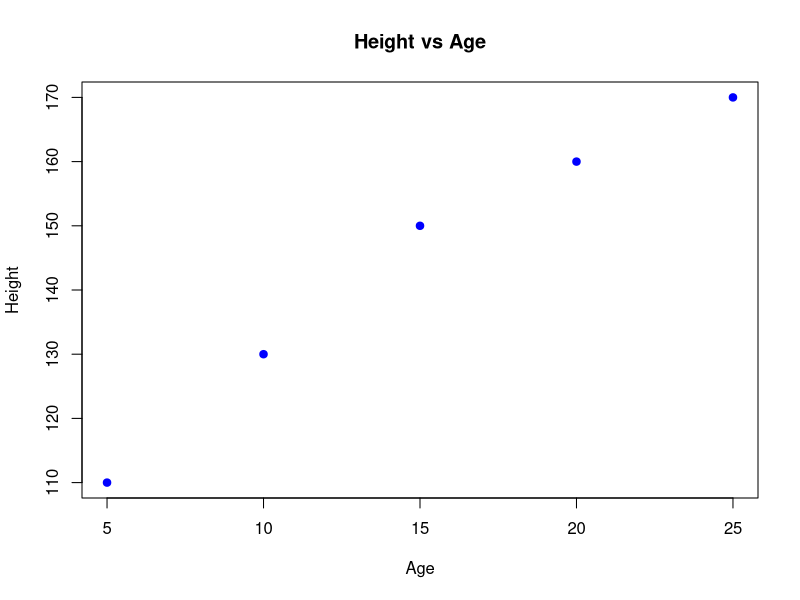
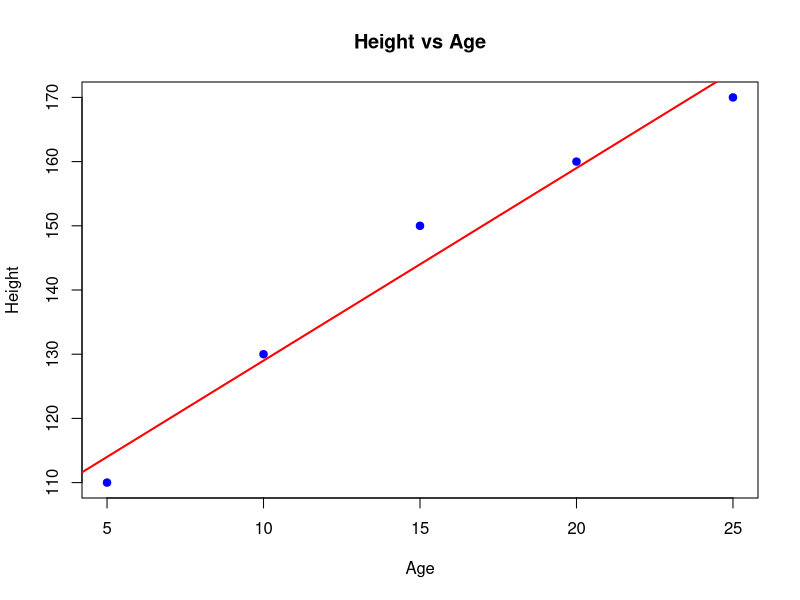
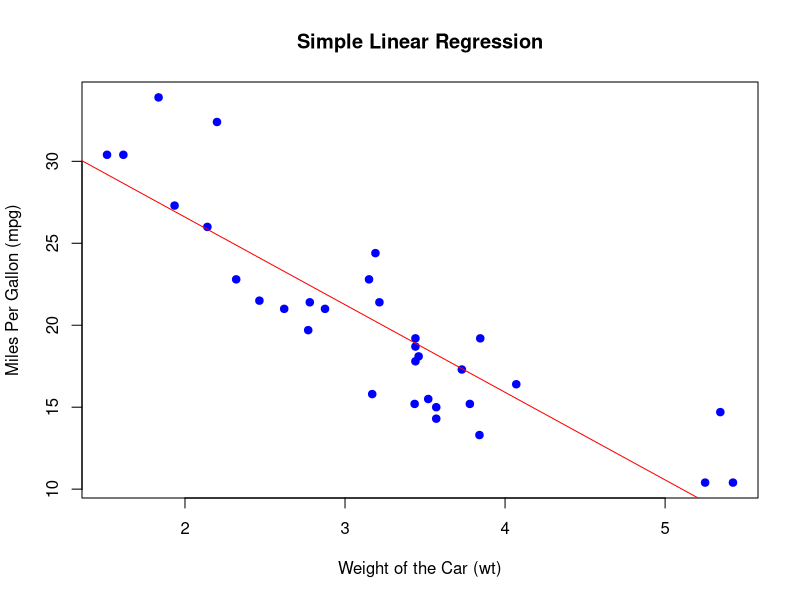
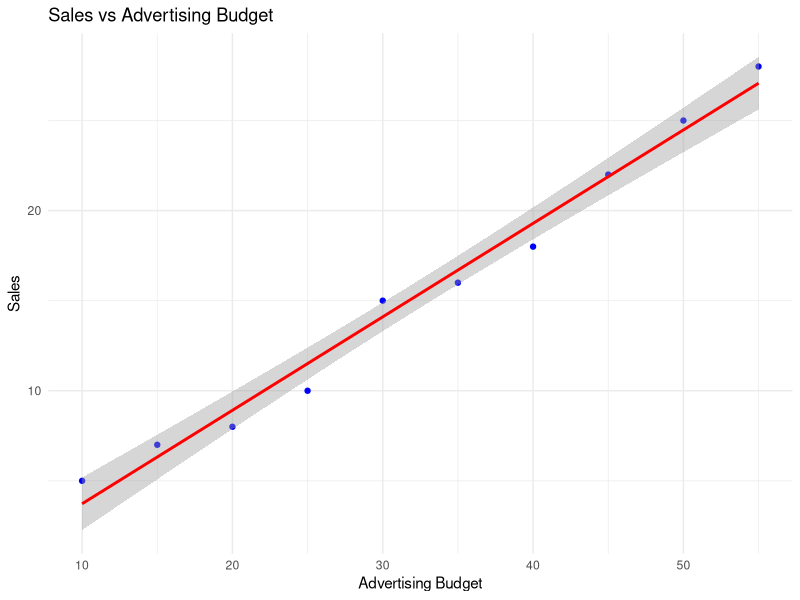
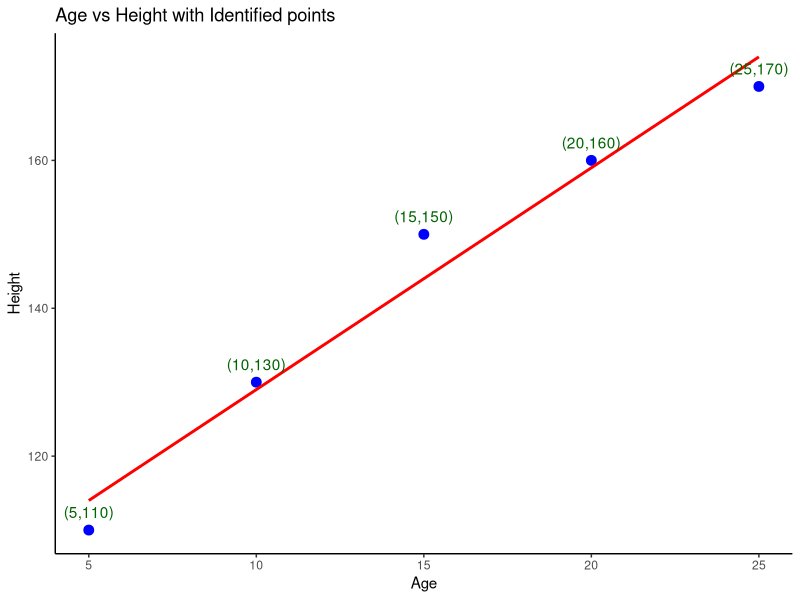
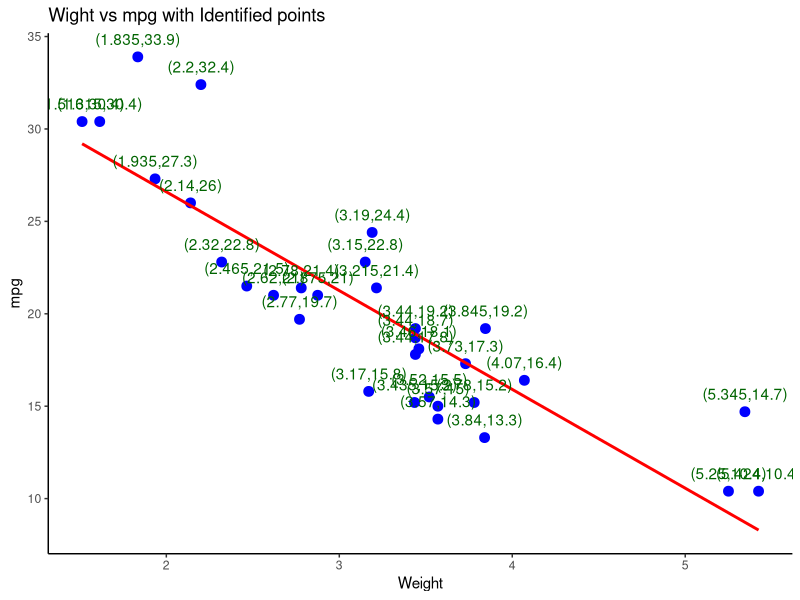

Recreate these plots in R, in order.
## ---- chunk 1
# Creating a sample data set
age = c(5, 10, 15, 20, 25)
height = c(110, 130, 150, 160, 170)

# Fitting a linear regression data set
model_1 <- lm(height ~ age)
## ---- chunk 2
summary(model_1)
## ---- chunk 3
# Load the mtcars dataset
data(mtcars)
# View the first few rows of the dataset
head(mtcars)
## ---- chunk 4
# Fit the linear regression model
model_2 <- lm(mpg ~ wt, data = mtcars)
## ---- chunk 5
# Get the summary of the model
summary(model_2)
## ---- chunk 6
# Scatter plot of age vs height 
plot(age, height,
     main = "Height vs Age", 
     xlab = "Age",
     ylab = "Height",pch=19,
     col = "blue"
       )
## ---- chunk 7
# Scatter plot of age vs height 
plot(age, height,
     main = "Height vs Age", 
     xlab = "Age",
     ylab = "Height",pch=19,
     col = "blue"
       )

# Adding a regression line 
abline(model_1, col="red", lwd=2)
## ---- chunk 8
# Plot the data points
plot(mtcars$wt, mtcars$mpg, 
     main = "Simple Linear Regression", 
     xlab = "Weight of the Car (wt)", 
     ylab = "Miles Per Gallon (mpg)", 
     pch = 19, col = "blue")

# Add the regression line
abline(model_2, col = "red")
## ---- chunk 9
# Predict mpg for a car that weighs 3.5 tons
new_data <- data.frame(wt = 3.5)
predicted_mpg <- predict(model_2, new_data)
print(paste("Predicted MPG for a car weighing 3.5 tons:", round(predicted_mpg, 2)))
## ---- chunk 10
summary(model_1)
## ---- chunk 11
# Calculate the confidence interval 
confint(model_1)
## ---- chunk 12
# Load necessary library
library(ggplot2)

# Sample data
advertising <- c(10, 15, 20, 25, 30, 35, 40, 45, 50, 55)
sales <- c(5, 7, 8, 10, 15, 16, 18, 22, 25, 28)

# Fit the linear regression model
model <- lm(sales ~ advertising)

# Display summary
summary(model)
## ---- chunk 13
summary(model)$coefficients
## ---- chunk 14
confint(model, level = 0.95)
## ---- chunk 15
ggplot(data = data.frame(advertising, sales), aes(x = advertising, y = sales)) +
  geom_point(color = "blue") +
  geom_smooth(method = "lm", se = TRUE, color = "red") +
  labs(title = "Sales vs Advertising Budget",
       x = "Advertising Budget",
       y = "Sales") +
  theme_minimal()
## ---- chunk 16
library(car)
linearHypothesis(model, "advertising = 0")
## ---- chunk 17
experience <- c(1, 2, 3, 4, 5, 6, 7, 8, 9, 10)
salary <- c(40000, 42000, 45000, 47000, 50000, 52000, 55000, 58000, 60000, 63000)
## ---- chunk 18
library(ggplot2)

# Create the data set
height_data <- data.frame(
  age = c(5, 10, 15, 20, 25),
  height = c(110, 130, 150, 160, 170)
)

# Plot the and label the points 
ggplot(height_data, 
       aes(x = age, y = height)) + 
  geom_point(color = "blue", size=3) + # for scatter plot 
  geom_smooth(method = "lm", color="red", se = FALSE) + # regression line 
  geom_text(
    aes(label = paste("(", age, ",", height, ")", sep="")),
    vjust = -1, color = "darkgreen") + # For interactiveness 
  labs(
    title = "Age vs Height with Identified points", 
    x = "Age", 
    y = "Height"
    ) + 
  theme_classic()
## ---- chunk 19
library(ggplot2)

# Load the data
data(mtcars)

# Plotting
ggplot(mtcars, 
       aes(x = wt, y = mpg)) + 
  geom_point(color = "blue", size=3) + # for scatter plot 
  geom_smooth(method = "lm", color="red", se = FALSE) + # regression line 
  geom_text(
    aes(label = paste("(", wt, ",", mpg, ")", sep="")),
    vjust = -1, color = "darkgreen") + # For interactiveness 
  labs(
    title = "Wight vs mpg with Identified points", 
    x = "Weight", 
    y = "mpg"
    ) + 
  theme_classic()
